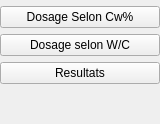
               <widget class="QWidget" name="widget_4" native="true">
                <property name="maximumSize">
                 <size>
                  <width>160</width>
                  <height>16777215</height>
                 </size>
                </property>
                <layout class="QVBoxLayout" name="verticalLayout_11">
                 <property name="spacing">
                  <number>6</number>
                 </property>
                 <property name="leftMargin">
                  <number>0</number>
                 </property>
                 <property name="topMargin">
                  <number>6</number>
                 </property>
                 <property name="rightMargin">
                  <number>0</number>
                 </property>
                 <property name="bottomMargin">
                  <number>0</number>
                 </property>
                 <item>
                  <widget class="QPushButton" name="pushButton_17">
                   <property name="text">
                    <string>Dosage Selon Cw%</string>
                   </property>
                   <property name="checkable">
                    <bool>true</bool>
                   </property>
                   <property name="autoExclusive">
                    <bool>true</bool>
                   </property>
                  </widget>
                 </item>
                 <item>
                  <widget class="QPushButton" name="pushButton_15">
                   <property name="text">
                    <string>Dosage selon W/C</string>
                   </property>
                   <property name="checkable">
                    <bool>true</bool>
                   </property>
                   <property name="autoExclusive">
                    <bool>true</bool>
                   </property>
                  </widget>
                 </item>
                 <item>
                  <widget class="QPushButton" name="pushButton_16">
                   <property name="text">
                    <string>Resultats</string>
                   </property>
                   <property name="checkable">
                    <bool>true</bool>
                   </property>
                   <property name="autoExclusive">
                    <bool>true</bool>
                   </property>
                  </widget>
                 </item>
                 <item>
                  <spacer name="verticalSpacer_5">
                   <property name="orientation">
                    <enum>Qt::Vertical</enum>
                   </property>
                   <property name="sizeHint" stdset="0">
                    <size>
                     <width>20</width>
                     <height>40</height>
                    </size>
                   </property>
                  </spacer>
                 </item>
                </layout>
               </widget>
